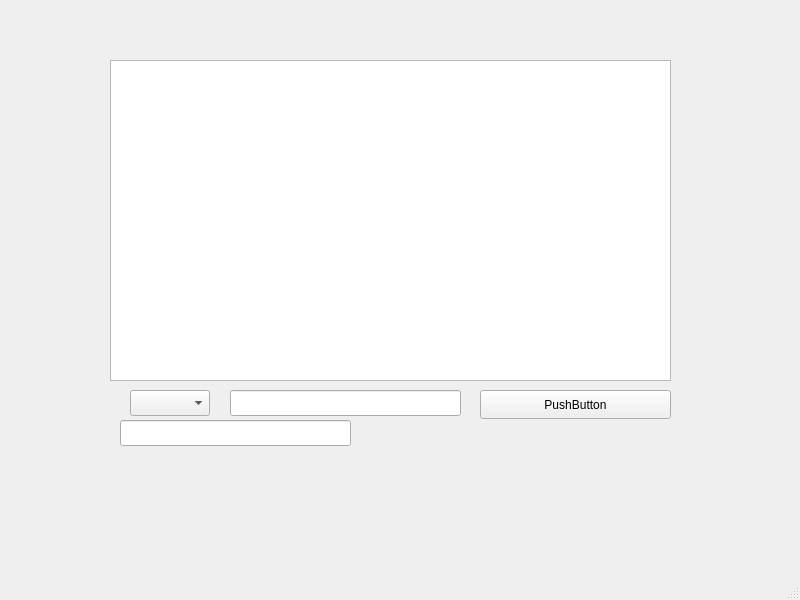
<?xml version="1.0" encoding="UTF-8"?>
<ui version="4.0">
 <class>MainWindow</class>
 <widget class="QMainWindow" name="MainWindow">
  <property name="geometry">
   <rect>
    <x>0</x>
    <y>0</y>
    <width>800</width>
    <height>600</height>
   </rect>
  </property>
  <property name="windowTitle">
   <string>MainWindow</string>
  </property>
  <widget class="QWidget" name="centralwidget">
   <widget class="QLineEdit" name="lineEdit">
    <property name="geometry">
     <rect>
      <x>120</x>
      <y>420</y>
      <width>231</width>
      <height>26</height>
     </rect>
    </property>
   </widget>
   <widget class="QComboBox" name="comb">
    <property name="geometry">
     <rect>
      <x>130</x>
      <y>390</y>
      <width>80</width>
      <height>26</height>
     </rect>
    </property>
   </widget>
   <widget class="QPushButton" name="pushButton">
    <property name="geometry">
     <rect>
      <x>480</x>
      <y>390</y>
      <width>191</width>
      <height>29</height>
     </rect>
    </property>
    <property name="text">
     <string>PushButton</string>
    </property>
   </widget>
   <widget class="QTextBrowser" name="textBrowser_receivedMessages">
    <property name="geometry">
     <rect>
      <x>110</x>
      <y>60</y>
      <width>561</width>
      <height>321</height>
     </rect>
    </property>
   </widget>
   <widget class="QLineEdit" name="lineEdit_message">
    <property name="geometry">
     <rect>
      <x>230</x>
      <y>390</y>
      <width>231</width>
      <height>26</height>
     </rect>
    </property>
   </widget>
  </widget>
  <widget class="QMenuBar" name="menubar">
   <property name="geometry">
    <rect>
     <x>0</x>
     <y>0</y>
     <width>800</width>
     <height>26</height>
    </rect>
   </property>
  </widget>
  <widget class="QStatusBar" name="statusbar"/>
 </widget>
 <resources/>
 <connections/>
</ui>
